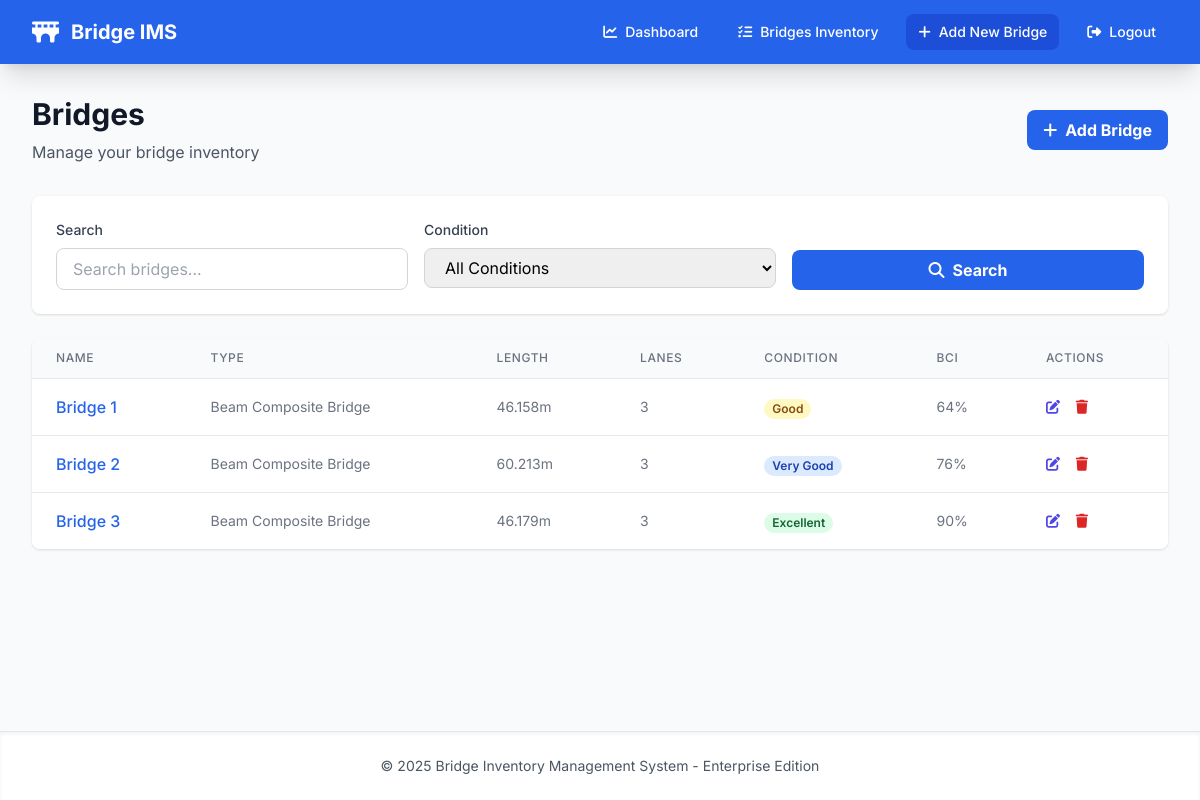
/bridges/ (signed in), run on the app's committed database.
### bridges/models.py (models this page shows, shortened)
class Bridge(models.Model):
    BRIDGE_TYPES = [
        ('BEAM_COMPOSITE', 'Beam Composite Bridge'),
        ('SUSPENSION', 'Suspension Bridge'),
        ('ARCH', 'Arch Bridge'),
        ('TRUSS', 'Truss Bridge'),
    ]
    MATERIAL_CHOICES = [
        ('STEEL_CONCRETE', 'Steel and Concrete'),
        ('CONCRETE', 'Concrete'),
        ('STEEL', 'Steel'),
    ]
    CONDITION_CHOICES = [
        ('POOR', 'Poor'),
        ('FAIR', 'Fair'),
        ('GOOD', 'Good'),
        ('VERY_GOOD', 'Very Good'),
        ('EXCELLENT', 'Excellent'),
    ]
    name = models.CharField(max_length=100, unique=True)
    bridge_type = models.CharField(max_length=50, choices=BRIDGE_TYPES)
    length = models.DecimalField(max_digits=6, decimal_places=3, help_text="Length in meters")
    width = models.DecimalField(max_digits=5, decimal_places=2, help_text="Width in meters")
    lanes = models.PositiveIntegerField(validators=[MinValueValidator(1)])
    material = models.CharField(max_length=50, choices=MATERIAL_CHOICES)
    year_built = models.PositiveIntegerField()
    route = models.TextField(help_text="Route description")
    gps_coordinates = models.TextField(help_text="GPS coordinates (comma-separated)")
    deck_rating = models.IntegerField(
        validators=[MinValueValidator(1), MaxValueValidator(5)],
        null=True, blank=True
    )
    girders_rating = models.IntegerField(
        validators=[MinValueValidator(1), MaxValueValidator(5)],
        null=True, blank=True
    )
    piers_rating = models.IntegerField(
        validators=[MinValueValidator(1), MaxValueValidator(5)],
        null=True, blank=True
    )
    abutment_rating = models.IntegerField(
        validators=[MinValueValidator(1), MaxValueValidator(5)],
        null=True, blank=True
    )
    condition_notes = models.TextField(blank=True, null=True)
    created_at = models.DateTimeField(auto_now_add=True)
    updated_at = models.DateTimeField(auto_now=True)
    class Meta:
        ordering = ['name']
        verbose_name = 'Bridge'
        verbose_name_plural = 'Bridges'
    @property
    def average_rating(self):
        ratings = [r for r in [self.deck_rating, self.girders_rating,
                               self.piers_rating, self.abutment_rating] if r]
        return round(sum(ratings) / len(ratings), 1) if ratings else None
    @property
    def condition_category(self):
        avg = self.average_rating
        if not avg:
            return 'Unknown'
        if avg >= 4.5:
            return 'Excellent'
        elif avg >= 3.5:
            return 'Very Good'
        elif avg >= 2.5:
            return 'Good'
        elif avg >= 1.5:
            return 'Fair'
        return 'Poor'
    @property
    def bci_percentage(self):
        avg = self.average_rating
        return int((avg / 5) * 100) if avg else 0

### bridges/views.py (the view)
# urls.py: path('bridges/', views.BridgeListView.as_view(), name='bridge_list'),
class BridgeListView(LoginRequiredMixin, ListView):
    model = Bridge
    template_name = 'bridges/bridge_list.html'
    context_object_name = 'bridges'
    paginate_by = 10
    def get_queryset(self):
        queryset = super().get_queryset().select_related('traffic')
        search = self.request.GET.get('search')
        condition = self.request.GET.get('condition')
        if search:
            queryset = queryset.filter(
                Q(name__icontains=search) |
                Q(route__icontains=search)
            )
        if condition:
            filtered = []
            for bridge in queryset:
                if bridge.condition_category.upper().replace(' ', '_') == condition:
                    filtered.append(bridge.id)
            queryset = queryset.filter(id__in=filtered)
        return queryset
    def get_context_data(self, **kwargs):
        context = super().get_context_data(**kwargs)
        context['total_bridges'] = Bridge.objects.count()
        context['search_query'] = self.request.GET.get('search', '')
        context['condition_filter'] = self.request.GET.get('condition', '')
        return context

### templates/bridges/bridge_list.html (shortened to what this page needs)
{% extends 'base.html' %}
{% block content %}
<div class="mb-8">
    <div class="flex justify-between items-center">
        <div>
            <h1 class="text-3xl font-bold text-gray-900">Bridges</h1>
            <p class="mt-2 text-gray-600">Manage your bridge inventory</p>
        </div>
        <a href="{% url 'bridge_create' %}" class="bg-blue-600 hover:bg-blue-700 text-white font-bold py-2 px-4 rounded-lg">
            <i class="fas fa-plus mr-2"></i>Add Bridge
        </a>
    </div>
</div>
<div class="bg-white rounded-lg shadow p-6 mb-6">
    <form method="get" class="grid grid-cols-1 md:grid-cols-3 gap-4">
        <div>
            <label class="block text-sm font-medium text-gray-700 mb-2">Search</label>
            <input type="text" name="search" value="{{ search_query }}" placeholder="Search bridges..."
                   class="w-full px-4 py-2 border border-gray-300 rounded-lg focus:ring-blue-500 focus:border-blue-500">
        </div>
        <div>
            <label class="block text-sm font-medium text-gray-700 mb-2">Condition</label>
            <select name="condition" class="w-full px-4 py-2 border border-gray-300 rounded-lg focus:ring-blue-500 focus:border-blue-500">
                <option value="">All Conditions</option>
            </select>
        </div>
        <div class="flex items-end">
            <button type="submit" class="w-full bg-blue-600 hover:bg-blue-700 text-white font-bold py-2 px-4 rounded-lg">
                <i class="fas fa-search mr-2"></i>Search
            </button>
        </div>
    </form>
</div>
<div class="bg-white rounded-lg shadow overflow-hidden">
    <div class="overflow-x-auto">
        <table class="min-w-full divide-y divide-gray-200">
            <thead class="bg-gray-50">
                <tr>
                    <th class="px-6 py-3 text-left text-xs font-medium text-gray-500 uppercase tracking-wider">Name</th>
                    <th class="px-6 py-3 text-left text-xs font-medium text-gray-500 uppercase tracking-wider">Type</th>
                    <th class="px-6 py-3 text-left text-xs font-medium text-gray-500 uppercase tracking-wider">Length</th>
                    <th class="px-6 py-3 text-left text-xs font-medium text-gray-500 uppercase tracking-wider">Lanes</th>
                    <th class="px-6 py-3 text-left text-xs font-medium text-gray-500 uppercase tracking-wider">Condition</th>
                    <th class="px-6 py-3 text-left text-xs font-medium text-gray-500 uppercase tracking-wider">BCI</th>
                    <th class="px-6 py-3 text-left text-xs font-medium text-gray-500 uppercase tracking-wider">Actions</th>
                </tr>
            </thead>
            <tbody class="bg-white divide-y divide-gray-200">
                {% for bridge in bridges %}
                <tr class="hover:bg-gray-50">
                    <td class="px-6 py-4 whitespace-nowrap">
                        <a href="{% url 'bridge_detail' bridge.pk %}" class="text-blue-600 hover:text-blue-900 font-medium">
                            {{ bridge.name }}
                        </a>
                    </td>
                    <td class="px-6 py-4 whitespace-nowrap text-sm text-gray-500">{{ bridge.get_bridge_type_display }}</td>
                    <td class="px-6 py-4 whitespace-nowrap text-sm text-gray-500">{{ bridge.length }}m</td>
                    <td class="px-6 py-4 whitespace-nowrap text-sm text-gray-500">{{ bridge.lanes }}</td>
                    <td class="px-6 py-4 whitespace-nowrap">
                        <span class="px-2 inline-flex text-xs leading-5 font-semibold rounded-full
                            {% if bridge.condition_category == 'Excellent' %}bg-green-100 text-green-800
                            {% elif bridge.condition_category == 'Very Good' %}bg-blue-100 text-blue-800
                            {% elif bridge.condition_category == 'Good' %}bg-yellow-100 text-yellow-800
                            {% elif bridge.condition_category == 'Fair' %}bg-orange-100 text-orange-800
                            {% else %}bg-red-100 text-red-800{% endif %}">
                            {{ bridge.condition_category }}
                        </span>
                    </td>
                    <td class="px-6 py-4 whitespace-nowrap text-sm text-gray-500">{{ bridge.bci_percentage }}%</td>
                    <td class="px-6 py-4 whitespace-nowrap text-sm font-medium">
                        <a href="{% url 'bridge_edit' bridge.pk %}" class="text-indigo-600 hover:text-indigo-900 mr-3">
                            <i class="fas fa-edit"></i>
                        </a>
                        <a href="{% url 'bridge_delete' bridge.pk %}" class="text-red-600 hover:text-red-900">
                            <i class="fas fa-trash"></i>
                        </a>
                    </td>
                </tr>
                {% empty %}
                <tr>
                    <td colspan="7" class="px-6 py-4 text-center text-gray-500">No bridges found</td>
                </tr>
                {% endfor %}
            </tbody>
        </table>
    </div>
</div>
{% endblock %}

### templates/base.html (shortened to what this page needs)
<!DOCTYPE html>
<html lang="en">
<head>
    <script src="https://cdn.tailwindcss.com"></script>
    <link rel="stylesheet" href="https://cdnjs.cloudflare.com/ajax/libs/font-awesome/6.4.0/css/all.min.css">
</head>
<body class="bg-gray-50 min-h-screen flex flex-col">
    <nav class="bg-blue-600 shadow-xl z-50">
        <div class="max-w-7xl mx-auto px-4 sm:px-6 lg:px-8">
            <div class="flex items-center justify-between h-16">
                <div class="flex items-center">
                    <div class="flex-shrink-0 flex items-center">
                        <i class="fas fa-bridge text-white text-2xl mr-3"></i>
                        <span class="text-white text-xl font-bold">Bridge IMS</span>
                    </div>
                </div>
                <div class="hidden sm:ml-6 sm:flex sm:space-x-4">
                    {% if user.is_authenticated %}
                    <a href="{% url 'dashboard' %}" class="nav-link text-white px-3 py-2 rounded-lg text-sm font-medium">
                        <i class="fas fa-chart-line mr-2"></i> Dashboard
                    </a>
                    <a href="{% url 'bridge_list' %}" class="nav-link text-white px-3 py-2 rounded-lg text-sm font-medium">
                        <i class="fas fa-list-check mr-2"></i> Bridges Inventory
                    </a>
                    <a href="{% url 'bridge_create' %}" class="nav-link text-white bg-blue-700 hover:bg-blue-800 px-3 py-2 rounded-lg text-sm font-medium">
                        <i class="fas fa-plus mr-2"></i> Add New Bridge
                    </a>
                    <a href="{% url 'logout' %}" class="nav-link text-white px-3 py-2 rounded-lg text-sm font-medium">
                        <i class="fas fa-sign-out-alt mr-2"></i> Logout
                    </a>
                    {% else %}
                    <a href="{% url 'login' %}" class="nav-link text-white px-3 py-2 rounded-lg text-sm font-medium">
                        <i class="fas fa-sign-in-alt mr-2"></i> Login
                    </a>
                    {% endif %}
                </div>
            </div>
        </div>
    </nav>
    <main class="flex-grow max-w-7xl mx-auto px-4 sm:px-6 lg:px-8 py-8 w-full">
        {% block content %}{% endblock %}
    </main>
    <footer class="bg-white mt-auto py-6 border-t shadow-inner">
        <div class="max-w-7xl mx-auto px-4 sm:px-6 lg:px-8 text-center text-gray-600">
            <p class="text-sm">&copy; 2025 Bridge Inventory Management System - Enterprise Edition</p>
        </div>
    </footer>
</body>
</html>

### templates/base.html (style rules this page uses)
body { font-family: 'Inter', sans-serif; }
.nav-link { transition: background-color 0.2s; display: flex; align-items: center; }

### data on the page
Bridge: name "Bridge 1", bridge_type "Beam Composite Bridge", length "46.158", lanes "3", condition_category "Good", bci_percentage "64"
Bridge: name "Bridge 2", bridge_type "Beam Composite Bridge", length "60.213", lanes "3", condition_category "Very Good", bci_percentage "76"
Bridge: name "Bridge 3", bridge_type "Beam Composite Bridge", length "46.179", lanes "3", condition_category "Excellent", bci_percentage "90"
